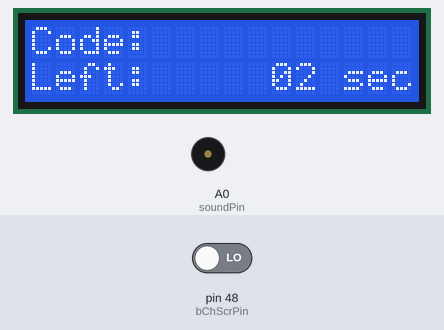
This sketch was run on a simulated Arduino Mega 2560, built with avr-gcc and run on an emulated ATmega2560. Parts: 16×2 character LCD, buzzer (waves = sounding). The test bench sets the inputs (shaded band); at power-on: pin 48 (bChScrPin) LOW. What the sketch prints to the serial monitor is not drawn.

Above: at 1.2 s.
1.3 s: pin 48 (bChScrPin) driven HIGH
At 1.8 s:
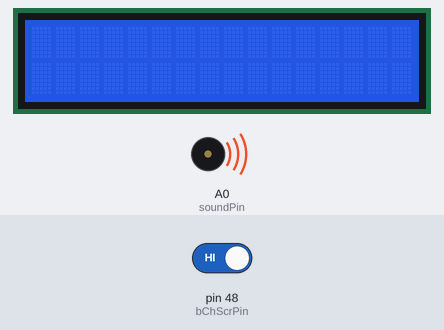
2.8 s: pin 48 (bChScrPin) driven LOW
At 3.41 s:
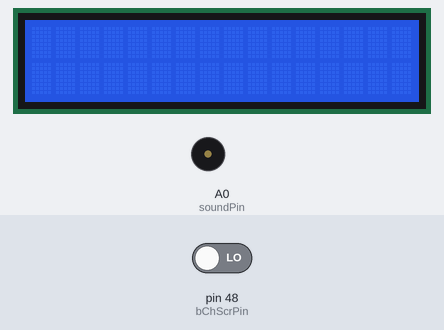
Timing chart, 0 to 5.8 s (numbered marks = the images above; inputs shaded):
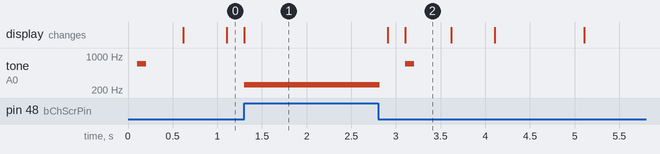

Measured:
- after the input at 1.3 s, tone on A0 (soundPin): silent → 256 Hz at once; the display: changes at once (image 1)
- after the input at 2.8 s, tone on A0 (soundPin): 256 Hz → silent at once, → 700 Hz 0.28 s later, → silent 0.10 s later; the display: first changes after 0.11 s (image 2 shows a later state)
- what the display in image 2 shows lasts 0.5 s, from 3.1 s to 3.6 s

The sketch:

totp.ino
```cpp
#include <Time.h>
#include <TimeLib.h>
#include <LiquidCrystal.h>
#include "base32.h"
#include "sha1.h"
//#include "hmac.h"
#include "buildTime.h"
#include "MemoryFree.h"


LiquidCrystal lcd(12, 11, 5, 4, 3, 2);

const auto timeZone = 5;
long int currentTime;
long int lastTime = 0;
String secret = "HGIJX2YH5IMJNRHP";
String code = "";
auto bRightPin = 44;
auto bLeftPin = 46;
auto bChScrPin = 48;
auto soundPin = A0;
auto bChScrState = 0;

void setup() {
  Serial.begin(9600);
  pinMode(bChScrPin,INPUT);
  pinMode(bLeftPin,INPUT);
  pinMode(bRightPin,INPUT);
  pinMode(soundPin,OUTPUT);
  lcd.begin(16, 2);
  setTime(BUILD_HOUR,BUILD_MIN,BUILD_SEC,BUILD_DAY,BUILD_MONTH,BUILD_YEAR);
  setTime(now()-timeZone*3600+7);
  currentTime = now();
}
int freeRam() {
    extern int __heap_start, * __brkval;
    int v;
    return (int)&v - (__brkval == 0 ? (int)&__heap_start : (int)__brkval);
}
String HMAC(String& msg, String K, String(*H)(String text), const int b) {


    if (K.length() > b)              //Если ключ больше размера блока, укорачиваем по хешу
        K = H(K);
    while (K.length() < b)           //Если меньше, дополняем нулями
        K += '\0';
    String k;
    auto tmp = K.c_str();                     //Копия ключа для будущих вычислений
    for (auto i = 0; i < b; i++)
        k+= char(tmp[i] ^ 0x36);

    Serial.println("\nk: ");
    for (auto i = 0; i < b; i++){
        Serial.print(int(k[i])); Serial.print(' ');
}Serial.println("\nmsg is:");
    for (auto i = 0; i < msg.length(); i++) {
        Serial.print(int(msg[i])); Serial.print(' ');
        k+=msg[i];
    }

 Serial.println("\nkmsg is:");
 for (auto i : k) {
     Serial.print(int(i)); Serial.print(' ');
 }
    String buf = H(k);
    Serial.println("buf is: "+ buf);

    for (auto i = 0; i < b; i++)
        K[i] ^= 0x5c;

    //Конв. строку hex символов в строку байт
    for (auto i = 0; i < buf.length(); i++) {
        buf[i] = (uint8_t)strtol(buf.substring(i, 2).c_str(), 0, 16);
        buf.remove(i + 1, 1);
    }

    return H(K + buf);
}

String Cast2Digs(int number){
  return number>9?String(number):'0'+String(number);
}

void CodeScreen(){
  if(currentTime != lastTime) {
    lastTime = currentTime;
    tone(soundPin,700,100);
    String time_value = "00000000";
    for (int i = 0; i < 8; i++) {
      time_value[7 - i] = char(currentTime);
      Serial.print(int(time_value[7-i])); Serial.print(' ');
      currentTime /= 256;
    }Serial.println();
    code = HMAC(time_value, base32decode(secret), sha1, 64);
  }
  lcd.setCursor(0, 0);
  lcd.print("Code:     ");//+code);
  lcd.setCursor(0, 1);
  lcd.print("Left:     ");
  long int leftSec = 30-now()%30;
  lcd.print(Cast2Digs(leftSec) + " sec");
}

void TimeScreen(){
  auto l = digitalRead(bLeftPin)==HIGH;
  auto r = digitalRead(bRightPin)==HIGH;
  if(l) {
    adjustTime(-1);
    tone(soundPin,400,100);
  }
  else if(r) {
    adjustTime(1);
    tone(soundPin,400,100);
  }
  adjustTime(timeZone*3600);
  lcd.setCursor(0, 0);
  lcd.print("Date: "+String(year())+'.'+Cast2Digs(month())+'.'+Cast2Digs(day()));
  lcd.setCursor(0, 1);
  lcd.print("Time:   "+Cast2Digs(hour())+':'+Cast2Digs(minute())+':'+Cast2Digs(second()));
  adjustTime(-timeZone*3600);
  }

void loop() {
  currentTime=now()/30;
  if(digitalRead(bChScrPin)==HIGH) {  //Если переключили экран
    tone(soundPin,256,256);
    bChScrState++;                    //Изменяем состояние экрана (всего 3)
    if(bChScrState==3)                //Если сдвинули экран к крайнему, возвращаемся
      bChScrState=0;
    lcd.clear();
    delay(250);
  }
  if(millis()%100==0){                //Каждые 100мс обновляем экраны
    lcd.clear();
    if(bChScrState == 0)
        CodeScreen();
    else if(bChScrState==1)
      TimeScreen();
    else
      bChScrState=0;
  }
}
```

MemoryFree.cpp
```cpp
#if (ARDUINO >= 100)
#include <Arduino.h>
#else
#include <WProgram.h>
#endif

extern unsigned int __heap_start;
extern void* __brkval;

/*
 * The free list structure as maintained by the
 * avr-libc memory allocation routines.
 */
struct __freelist
{
    size_t sz;
    struct __freelist* nx;
};

/* The head of the free list structure */
extern struct __freelist* __flp;

#include "MemoryFree.h"

/* Calculates the size of the free list */
int freeListSize()
{
    struct __freelist* current;
    int total = 0;
    for (current = __flp; current; current = current->nx)
    {
        total += 2; /* Add two bytes for the memory block's header  */
        total += (int)current->sz;
    }

    return total;
}

int freeMemory()
{
    int free_memory;
    if ((int)__brkval == 0)
    {
        free_memory = ((int)&free_memory) - ((int)&__heap_start);
    }
    else
    {
        free_memory = ((int)&free_memory) - ((int)__brkval);
        free_memory += freeListSize();
    }
    return free_memory;
}
```

MemoryFree.h
```cpp
// MemoryFree library based on code posted here:
// http://www.arduino.cc/cgi-bin/yabb2/YaBB.pl?num=1213583720/15
// Extended by Matthew Murdoch to include walking of the free list.

#ifndef	MEMORY_FREE_H
#define MEMORY_FREE_H

#ifdef __cplusplus
extern "C" {
#endif

	int freeMemory();

#ifdef  __cplusplus
}
#endif

#endif
```

base32.h
```cpp
const String base32_chars = "ABCDEFGHIJKLMNOPQRSTUVWXYZ234567";

String base32encode(String text) {
	String result;
	int a, b, c, d, e;
	int len = text.length();
	int nullbytes = (5-(len%5))*8/5;
	if (nullbytes == 8)
	nullbytes = 0;

	for (int i = 0; i < nullbytes; i++)
	text += '\0';

	for (int i = 0; i < len; i += 5) {
		a = text[i];
		b = text[i + 1];
		c = text[i + 2];
		d = text[i + 3];
		e = text[i + 4];
		result += base32_chars[a >> 3];
		result += base32_chars[((a & 0x7) << 2) + (b >> 6)];
		result += base32_chars[(b & 0x3F) >> 1];
		result += base32_chars[((b & 0x1)<<4)+((c&0xF0)>>4)];
		result += base32_chars[((c & 0xF)<<1)+(d>>7)];
		result += base32_chars[(d & 0x7C)>>2];
		result += base32_chars[((d & 0x3)<<3)+(e>>5)];
		result += base32_chars[e & 0x1F];
	}
	result = result.substring(0,result.length() - nullbytes);
	for (int i = 0; i < nullbytes; i++)
	result += '=';

	return result;
}
String base32decode(String text) {
	String result;
	int a, b, c, d, e, f, g, h;
	int len = text.length();
	int nullbytes = 0;

	for (int i = 0; i < len; i++) {
		if (text[i] == '=') {
			text[i] = '\0';
			nullbytes++;
		}
		for (auto j = 0; j < 32; j++)
			if (text[i] == base32_chars[j])
				text[i] = char(j);
	}

	for (int i = 0; i < len; i += 8) {
		a = text[i];
		b = text[i + 1];
		c = text[i + 2];
		d = text[i + 3];
		e = text[i + 4];
		f = text[i + 5];
		g = text[i + 6];
		h = text[i + 7];
		result += char((a << 3) + ((b & 0x1C) >> 2));
		result += char(((b & 0x3) << 6) + (c << 1) + (d >> 4));
		result += char(((d & 0xF) << 4) + (e >> 1));
		result += char(((e & 0x1) << 7) + (f << 2) + (g >> 3));
		result += char(((g & 0x7) << 5) + h);
	}
	return result;
}
```

buildTime.h
```cpp
// Парсинг и получение даты и времени компиляции из __DATE__ и __TIME__
// Исходник http://qaru.site/questions/186859/how-to-use-date-and-time-predefined-macros-in-as-two-integers-then-stringify
// Допилено by AlexGyver
// Версия 1.0

#ifndef BUILD_DEFS_H
#define BUILD_DEFS_H
// Example of __DATE__ string: "Jul 27 2012"
//                              01234567890

#define BUILD_YEAR_CH0 (__DATE__[7]-'0')
#define BUILD_YEAR_CH1 (__DATE__[8]-'0')
#define BUILD_YEAR_CH2 (__DATE__[9]-'0')
#define BUILD_YEAR_CH3 (__DATE__[10]-'0')
#define BUILD_YEAR (BUILD_YEAR_CH0*1000+BUILD_YEAR_CH1*100 + BUILD_YEAR_CH2*10+BUILD_YEAR_CH3)

#define BUILD_MONTH_IS_JAN (__DATE__[0] == 'J' && __DATE__[1] == 'a' && __DATE__[2] == 'n')
#define BUILD_MONTH_IS_FEB (__DATE__[0] == 'F')
#define BUILD_MONTH_IS_MAR (__DATE__[0] == 'M' && __DATE__[1] == 'a' && __DATE__[2] == 'r')
#define BUILD_MONTH_IS_APR (__DATE__[0] == 'A' && __DATE__[1] == 'p')
#define BUILD_MONTH_IS_MAY (__DATE__[0] == 'M' && __DATE__[1] == 'a' && __DATE__[2] == 'y')
#define BUILD_MONTH_IS_JUN (__DATE__[0] == 'J' && __DATE__[1] == 'u' && __DATE__[2] == 'n')
#define BUILD_MONTH_IS_JUL (__DATE__[0] == 'J' && __DATE__[1] == 'u' && __DATE__[2] == 'l')
#define BUILD_MONTH_IS_AUG (__DATE__[0] == 'A' && __DATE__[1] == 'u')
#define BUILD_MONTH_IS_SEP (__DATE__[0] == 'S')
#define BUILD_MONTH_IS_OCT (__DATE__[0] == 'O')
#define BUILD_MONTH_IS_NOV (__DATE__[0] == 'N')
#define BUILD_MONTH_IS_DEC (__DATE__[0] == 'D')

#define BUILD_MONTH \
  ( \
    (BUILD_MONTH_IS_JAN) ? 1 : \
    (BUILD_MONTH_IS_FEB) ? 2 : \
    (BUILD_MONTH_IS_MAR) ? 3 : \
    (BUILD_MONTH_IS_APR) ? 4 : \
    (BUILD_MONTH_IS_MAY) ? 5 : \
    (BUILD_MONTH_IS_JUN) ? 6 : \
    (BUILD_MONTH_IS_JUL) ? 7 : \
    (BUILD_MONTH_IS_AUG) ? 8 : \
    (BUILD_MONTH_IS_SEP) ? 9 : \
    (BUILD_MONTH_IS_OCT) ? 10 : \
    (BUILD_MONTH_IS_NOV) ? 11 : \
    (BUILD_MONTH_IS_DEC) ? 12 : \
    /* error default */    '?' \
  )

#define BUILD_DAY_CH0 (((__DATE__[4] >= '0') ? (__DATE__[4]) : '0')-'0')
#define BUILD_DAY_CH1 (__DATE__[5]-'0')
#define BUILD_DAY (BUILD_DAY_CH0*10+BUILD_DAY_CH1)

// Example of __TIME__ string: "21:06:19"
//                              01234567

#define BUILD_HOUR_CH0 (__TIME__[0]-'0')
#define BUILD_HOUR_CH1 (__TIME__[1]-'0')
#define BUILD_HOUR (BUILD_HOUR_CH0*10+BUILD_HOUR_CH1)

#define BUILD_MIN_CH0 (__TIME__[3]-'0')
#define BUILD_MIN_CH1 (__TIME__[4]-'0')
#define BUILD_MIN (BUILD_MIN_CH0*10+BUILD_MIN_CH1)

#define BUILD_SEC_CH0 (__TIME__[6]-'0')
#define BUILD_SEC_CH1 (__TIME__[7]-'0')
#define BUILD_SEC (BUILD_SEC_CH0*10+BUILD_SEC_CH1)

#endif // BUILD_DEFS_H
```

sha1.h
```cpp
struct buffer {
    uint8_t* array;
    int size = 0;
    void push_back(uint8_t elem) {
        auto* new_array = new uint8_t[size+1];
        for(auto i = 0; i<size; i++)
            new_array[i]=array[i];
        new_array[size]=elem;
        delete[] array;
        array=new_array;
        size++;
    }
};

//Константы
uint32_t A;
uint32_t B;
uint32_t C;
uint32_t D;
uint32_t E;

//Функция цикл. сдвига влево. x - аргумент, n - сдвиг
uint32_t shiftLeft(uint32_t x, uint32_t n) {
    return (x << n) | (x >> (32 - n));
}

//Ф-я добавления длины сообщения
void addingLenght(buffer& buf, const uint64_t len) {
    for (auto i = 7; i >= 0; i--)
        buf.push_back(uint8_t((len >> (i * 8)) & 0xFF));
}

//Ф-я дополнения сообщения нулями
void addingNulls(buffer& buf) {
    do
        buf.push_back(0);
    while (buf.size % 64 != 56);
}

//Ф-я добавления единичного байта
void adding1byte(buffer& buf) {
    buf.push_back(128);   //128 = 1000 0000
}

//Ф-я конвертирования 512 битного блока сооб-я в 80 слов по 32 бита
uint32_t* conv512to80(buffer& buf, int offset) {
    uint32_t* words = new uint32_t[80];

    for (auto i = 0; i < 16; i++) {
        words[i] = 0;
        words[i] += uint32_t(buf.array[4 * i + offset]) << 24;
        words[i] += uint32_t(buf.array[4 * i + 1 + offset]) << 16;
        words[i] += uint32_t(buf.array[4 * i + 2 + offset]) << 8;
        words[i] += uint32_t(buf.array[4 * i + 3 + offset]);
    }
    for (auto i = 16; i < 80; i++)
        words[i] = shiftLeft(words[i - 3] ^ words[i - 8] ^ words[i - 14] ^ words[i - 16], 1);

    return words;
}

//Ф-я вычисления раундов
void calcBlocks(uint32_t* buf) {
    uint32_t i, k, f;
    uint32_t a = A, b = B, c = C, d = D, e = E;
    for (i = 0; i < 80; i++) {
        if (i < 20) {
            f = (b & c) | ((~b) & d);
            k = 0x5A827999;
        }
        else if (i < 40) {
            f = b ^ c ^ d;
            k = 0x6ED9EBA1;
        }
        else if (i < 60) {
            f = (b & c) | (b & d) | (c & d);
            k = 0x8F1BBCDC;
        }
        else {
            f = b ^ c ^ d;
            k = 0xCA62C1D6;
        }
        uint32_t temp = shiftLeft(a, 5) + f + e + k + buf[i];
        e = d;
        d = c;
        c = shiftLeft(b, 30);
        b = a;
        a = temp;
    }
    A += a;
    B += b;
    C += c;
    D += d;
    E += e;
    delete[] buf;
}

String hex(uint32_t num){
  auto hex_string = String(num,HEX);
  while(hex_string.length()<8)
    hex_string='0'+hex_string;
  return hex_string;
  }
//Основная ф-я, вызывающая вспомогательные
String sha1(const String msg) {
    uint64_t len = msg.length();

    buffer buf;
    buf.array = new uint8_t[len];
    buf.size = len;

    for (auto i = 0; i < len; i++)
        buf.array[i] = msg[i];

    len *= 8; //Размер сообщения в битах

    //Добавляем единичный байт(бит)
    adding1byte(buf);
    //Выравнивание потока нулями
    addingNulls(buf);
    //Записываем длину сообщения размером 64 бит до выравнивания в блок 512 бит
    addingLenght(buf, len);
    //Инициализируем константы
    A = 0x67452301;
    B = 0xEFCDAB89;
    C = 0x98BADCFE;
    D = 0x10325476;
    E = 0xC3D2E1F0;

    //Преобразуем блок 512 бит в массив из 80 слов по 32 бита и начинаем вычислять раунды
    for (auto offset = 0; offset < buf.size; offset += 64)
        calcBlocks(conv512to80(buf, offset));
    delete[] buf.array;
    //Возвращаем конк. строк 16-чных представлений чисел
    return hex(A)+hex(B)+hex(C)+hex(D)+hex(E);
}
```
